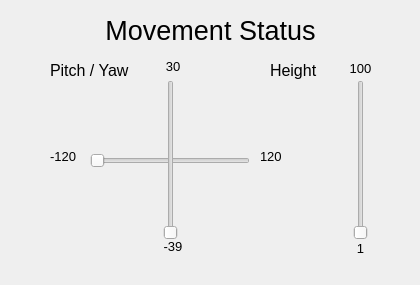
<?xml version="1.0" encoding="UTF-8"?>
<ui version="4.0">
 <class>movement_window</class>
 <widget class="QDialog" name="movement_window">
  <property name="geometry">
   <rect>
    <x>0</x>
    <y>0</y>
    <width>420</width>
    <height>285</height>
   </rect>
  </property>
  <property name="windowTitle">
   <string>Movement</string>
  </property>
  <widget class="QLabel" name="lbl_title">
   <property name="geometry">
    <rect>
     <x>10</x>
     <y>10</y>
     <width>401</width>
     <height>41</height>
    </rect>
   </property>
   <property name="font">
    <font>
     <pointsize>20</pointsize>
    </font>
   </property>
   <property name="text">
    <string>Movement Status</string>
   </property>
   <property name="alignment">
    <set>Qt::AlignCenter</set>
   </property>
  </widget>
  <widget class="QSlider" name="sldr_yaw">
   <property name="geometry">
    <rect>
     <x>90</x>
     <y>150</y>
     <width>160</width>
     <height>22</height>
    </rect>
   </property>
   <property name="orientation">
    <enum>Qt::Horizontal</enum>
   </property>
  </widget>
  <widget class="QSlider" name="sldr_pitch">
   <property name="geometry">
    <rect>
     <x>160</x>
     <y>80</y>
     <width>22</width>
     <height>160</height>
    </rect>
   </property>
   <property name="orientation">
    <enum>Qt::Vertical</enum>
   </property>
  </widget>
  <widget class="QSlider" name="sldr_height">
   <property name="geometry">
    <rect>
     <x>350</x>
     <y>80</y>
     <width>22</width>
     <height>160</height>
    </rect>
   </property>
   <property name="orientation">
    <enum>Qt::Vertical</enum>
   </property>
  </widget>
  <widget class="QLabel" name="lbl_x_sliders">
   <property name="geometry">
    <rect>
     <x>50</x>
     <y>60</y>
     <width>81</width>
     <height>20</height>
    </rect>
   </property>
   <property name="font">
    <font>
     <pointsize>12</pointsize>
    </font>
   </property>
   <property name="text">
    <string>Pitch / Yaw</string>
   </property>
  </widget>
  <widget class="QLabel" name="lbl_height_slider">
   <property name="geometry">
    <rect>
     <x>270</x>
     <y>60</y>
     <width>61</width>
     <height>20</height>
    </rect>
   </property>
   <property name="font">
    <font>
     <pointsize>12</pointsize>
    </font>
   </property>
   <property name="text">
    <string>Height</string>
   </property>
  </widget>
  <widget class="QLabel" name="lbl_yaw_max">
   <property name="geometry">
    <rect>
     <x>150</x>
     <y>60</y>
     <width>46</width>
     <height>13</height>
    </rect>
   </property>
   <property name="font">
    <font>
     <pointsize>10</pointsize>
    </font>
   </property>
   <property name="text">
    <string>30</string>
   </property>
   <property name="alignment">
    <set>Qt::AlignCenter</set>
   </property>
  </widget>
  <widget class="QLabel" name="lbl_yaw_min">
   <property name="geometry">
    <rect>
     <x>150</x>
     <y>240</y>
     <width>46</width>
     <height>13</height>
    </rect>
   </property>
   <property name="font">
    <font>
     <pointsize>10</pointsize>
    </font>
   </property>
   <property name="text">
    <string>-39</string>
   </property>
   <property name="alignment">
    <set>Qt::AlignCenter</set>
   </property>
  </widget>
  <widget class="QLabel" name="lbl_pitch_min">
   <property name="geometry">
    <rect>
     <x>30</x>
     <y>150</y>
     <width>46</width>
     <height>13</height>
    </rect>
   </property>
   <property name="font">
    <font>
     <pointsize>10</pointsize>
    </font>
   </property>
   <property name="text">
    <string>-120</string>
   </property>
   <property name="alignment">
    <set>Qt::AlignRight|Qt::AlignTrailing|Qt::AlignVCenter</set>
   </property>
  </widget>
  <widget class="QLabel" name="lbl_pitch_max">
   <property name="geometry">
    <rect>
     <x>260</x>
     <y>150</y>
     <width>46</width>
     <height>13</height>
    </rect>
   </property>
   <property name="font">
    <font>
     <pointsize>10</pointsize>
    </font>
   </property>
   <property name="text">
    <string>120</string>
   </property>
  </widget>
  <widget class="QLabel" name="lbl_height_max">
   <property name="geometry">
    <rect>
     <x>350</x>
     <y>60</y>
     <width>21</width>
     <height>16</height>
    </rect>
   </property>
   <property name="font">
    <font>
     <pointsize>10</pointsize>
    </font>
   </property>
   <property name="text">
    <string>100</string>
   </property>
   <property name="alignment">
    <set>Qt::AlignCenter</set>
   </property>
  </widget>
  <widget class="QLabel" name="lbl_height_min">
   <property name="geometry">
    <rect>
     <x>350</x>
     <y>240</y>
     <width>21</width>
     <height>16</height>
    </rect>
   </property>
   <property name="font">
    <font>
     <pointsize>10</pointsize>
    </font>
   </property>
   <property name="text">
    <string>1</string>
   </property>
   <property name="alignment">
    <set>Qt::AlignCenter</set>
   </property>
  </widget>
 </widget>
 <resources/>
 <connections/>
</ui>
